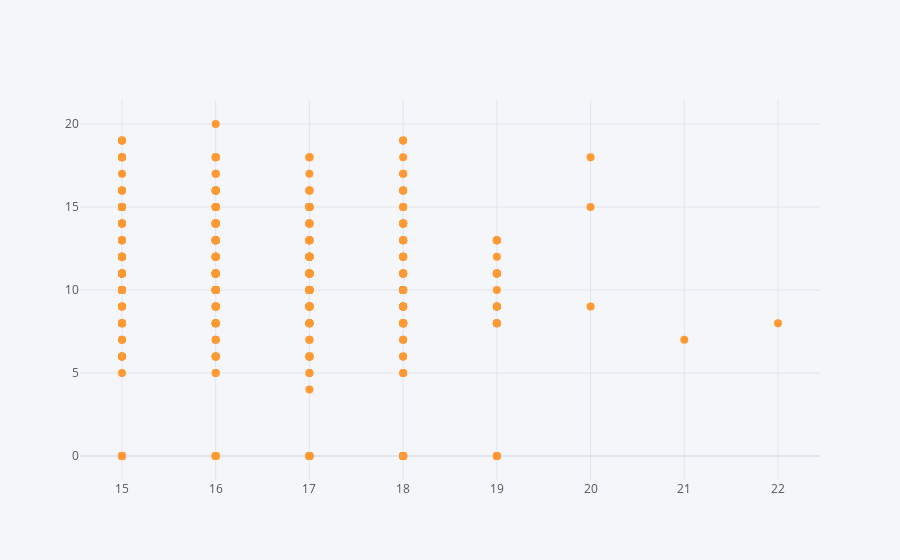

The cell this chart's notebook holds for it:
### Code cell
df.iplot(kind='scatter',x='age',y='G3',mode='markers',size=8)

### Figure 1 — Plotly figure (JSON) as saved in the notebook; plotly's stock layout.template omitted (floating-point values rounded to 4 significant figures; data arrays with more than 128 entries replaced by an {"elided": "..."} marker saying what was removed)
{"data": [{"line": {"color": "rgba(255, 153, 51, 1.0)", "dash": "solid", "shape": "linear", "width": 1.3}, "marker": {"size": 8, "symbol": "circle"}, "mode": "markers", "name": "G3", "text": "", "type": "scatter", "x": {"elided": "395 int values"}, "y": {"elided": "395 int values"}}], "layout": {"legend": {"bgcolor": "#F5F6F9", "font": {"color": "#4D5663"}}, "paper_bgcolor": "#F5F6F9", "plot_bgcolor": "#F5F6F9", "title": {"font": {"color": "#4D5663"}}, "xaxis": {"gridcolor": "#E1E5ED", "showgrid": true, "tickfont": {"color": "#4D5663"}, "title": {"font": {"color": "#4D5663"}, "text": ""}, "zerolinecolor": "#E1E5ED"}, "yaxis": {"gridcolor": "#E1E5ED", "showgrid": true, "tickfont": {"color": "#4D5663"}, "title": {"font": {"color": "#4D5663"}, "text": ""}, "zerolinecolor": "#E1E5ED"}}}
